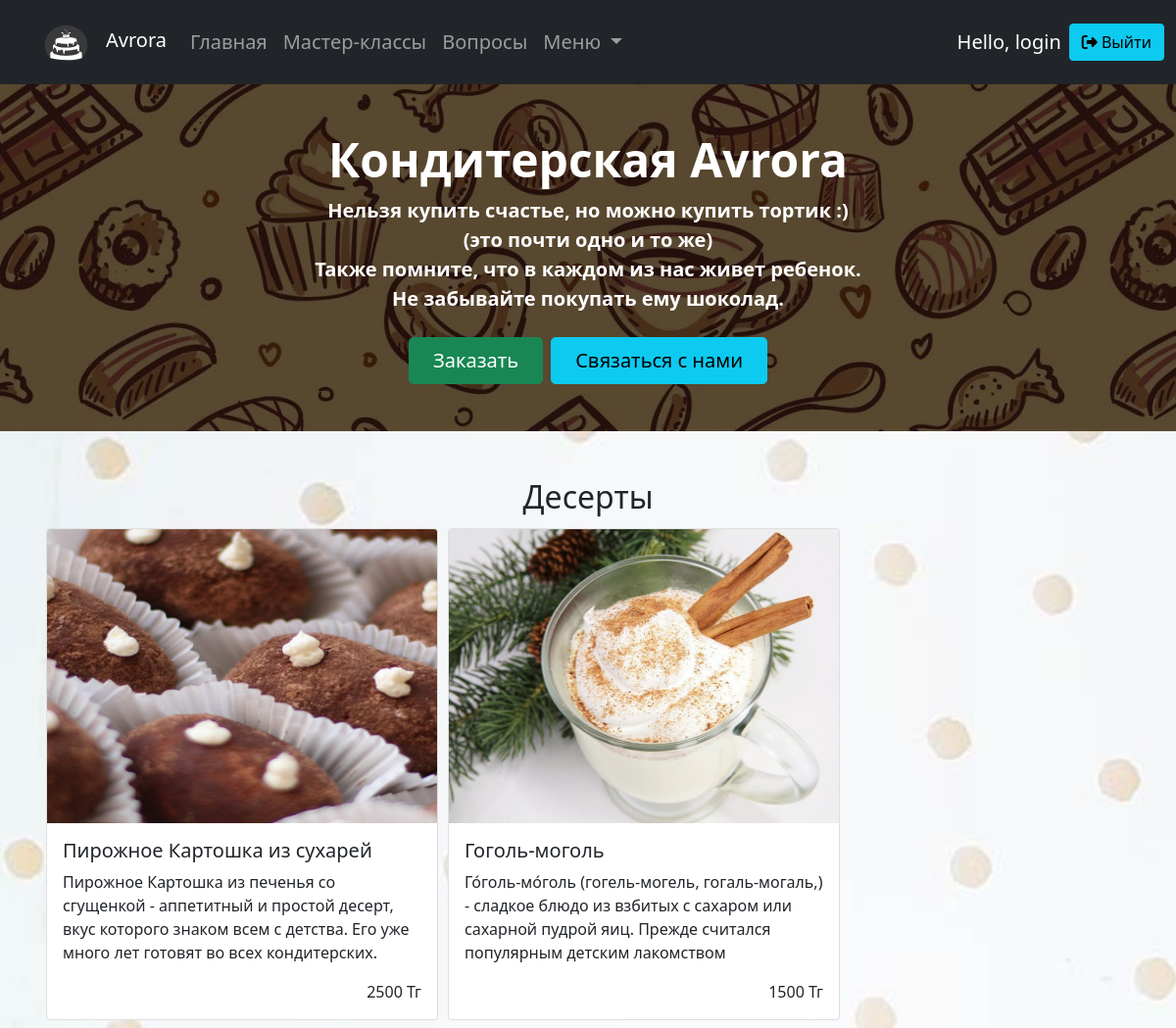
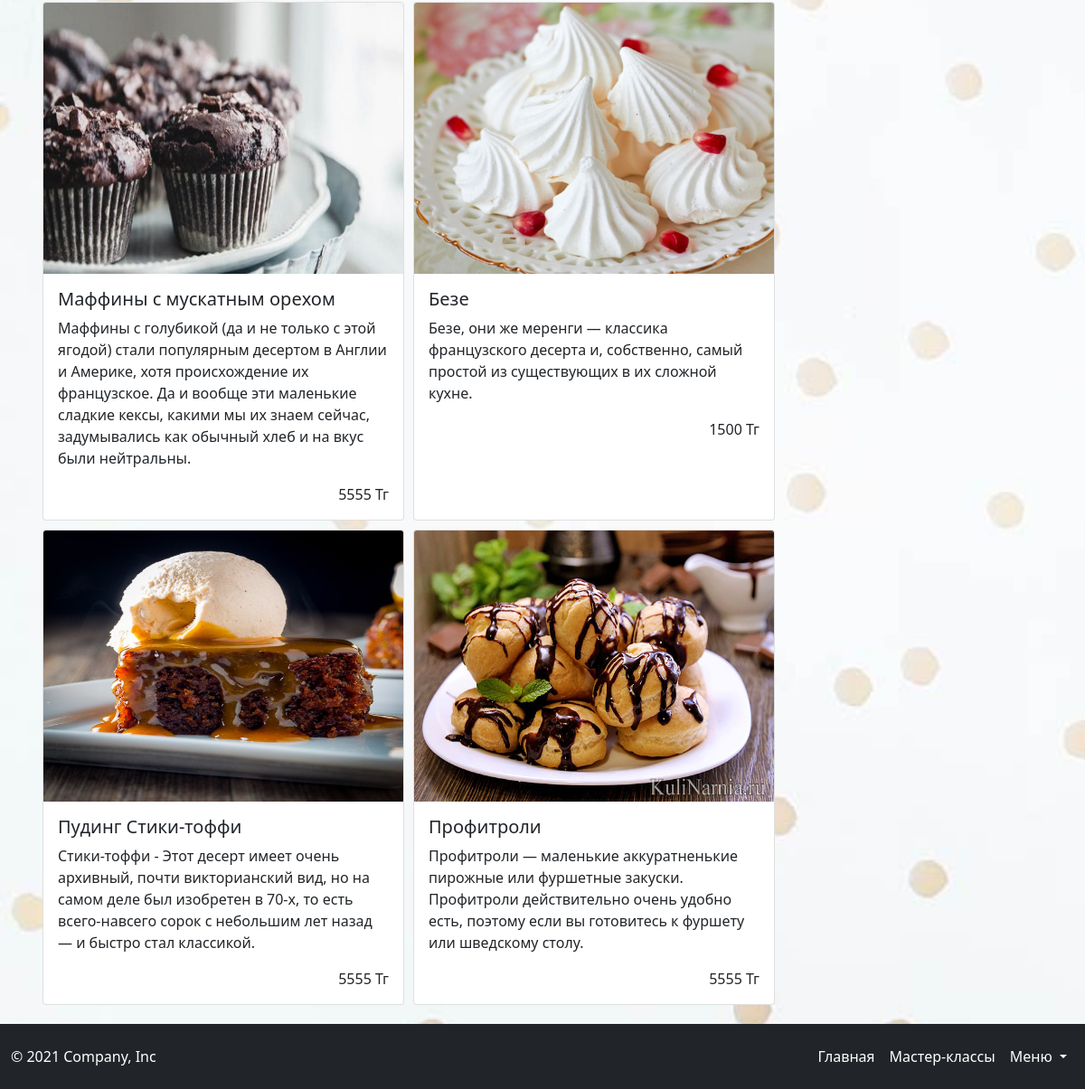
The page /desert.php (signed in) on the database its author committed (2 pictures, top to bottom).
### tables this page shows
CREATE TABLE `deserts` (
  `id_deserts` int NOT NULL,
  `title` varchar(50) NOT NULL,
  `desc` text NOT NULL,
  `price` float NOT NULL,
  `imgname` varchar(255) NOT NULL
);

### desert.php (the view, shortened to what this page needs)
<?php
    require "blocks/header.php";
  require_once 'connectpdo.php'; ?>
 <?php
 $sql2 = $pdo -> prepare("SELECT * FROM deserts");
 $sql2 -> execute();
 $izd = $sql2 -> fetchAll(PDO::FETCH_OBJ);
?>
  <h2 class="text-center">Десерты</h2>
    <div class="container">
      <div class="d-flex flex-wrap mb-3">
        <?php foreach($izd as $izdelia): ?>
          <div class="card" style="width: 25rem; margin: 5px;">
           <img src="/imgs/<?php echo $izdelia -> imgname; ?>" class="card-img-top" alt="<?php $izdelia -> imgname?>" width="300" height="300">
            <div class="card-body">
              <h5 class="card-title"><?php echo $izdelia ->title; ?></h5>
              <p class="card-text"><?php echo $izdelia ->desc; ?></p>
              <p class="card-text text-end"><?php echo $izdelia ->price; ?> Тг</p>
            </div>
          </div>
        <?php endforeach ?>
      </div>
    </div>
<?php
    require "blocks/footer.php";
    ?>

### css/main.css (style rules this page uses)
body { background: url(/imgs/bg.jpg) no-repeat; background-size: cover; }

### rows shown on the page
deserts: imgname (picture), title "Пирожное Картошка из сухарей", desc "Пирожное Картошка из печенья со сгущенкой - аппетитный и простой десерт, вкус которого знаком всем с детства. Его уже много лет готовят во всех кондитерских.", price "2500"
deserts: imgname (picture), title "Гоголь-моголь", desc "Го́голь-мо́голь (гогель-могель, гогаль-могаль,) - сладкое блюдо из взбитых с сахаром или сахарной пудрой яиц. Прежде считался популярным детским лакомством", price "1500"
deserts: imgname (picture), title "Маффины с мускатным орехом", desc "Маффины с голубикой (да и не только с этой ягодой) стали популярным десертом в Англии и Америке, хотя происхождение их французское. Да и вообще эти маленькие сладкие кексы, какими мы их знаем сейчас, задумывались как обычный хлеб и на вкус были нейтральны.", price "5555"
deserts: imgname (picture), title "Безе", desc "Безе, они же меренги — классика французского десерта и, собственно, самый простой из существующих в их сложной кухне.", price "1500"
deserts: imgname (picture), title "Пудинг Стики-тоффи", desc "Стики-тоффи - Этот десерт имеет очень архивный, почти викторианский вид, но на самом деле был изобре­тен в 70-х, то есть всего-навсего сорок с небольшим лет назад — и быстро стал классикой.", price "5555"
deserts: imgname (picture), title "Профитроли", desc "Профитроли — маленькие аккуратненькие пирожные или фуршетные закуски. Профитроли действительно очень удобно есть, поэтому если вы готовитесь к фуршету или шведскому столу.", price "5555"

### other values the page prints
$username "login"
